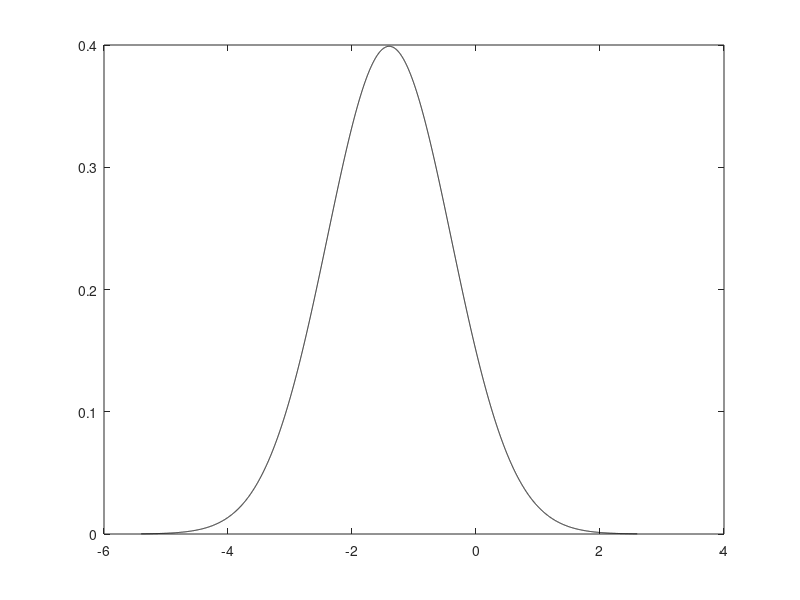

MATLAB code to generate this figure: (Note: this script raises an error after producing the figure.)
% testing parameterisation of logit-normal distribution 

clear all

%n = 1000000;

dx = 0.001;
x_logit_normal = (0:dx:1)';


%% relaxing both the underlying dist. and the logistic mapping: 
mu_1 = -1.4; %approx. 10 wks waning of PF3 (peak i.e., t=0 is -0.8)
sig_1 = 1;

x_normal = ((mu_1 - 4*sig_1):dx:(mu_1 + 4*sig_1))';

general_normal = makedist('Normal', 'mu', mu_1, 'sigma', sig_1); %call this N(mu_1, sig_1)
pdf_normal = pdf(general_normal, x_normal);

figure(2)
plot(x_normal, pdf_normal, 'k-')

L = 1
k =  2.4
x0 = -1
y2_general_logistic = general_logistic(x_normal, L, k, x0);

figure(2)
hold on
plot(x_normal, y2_general_logistic, 'r-')
hold off


sig = k * sig_1;
mu = k * (mu_1 - x0);
pdf_logit_normal = logit_normal_pdf(mu, sig, x_logit_normal);

figure(3)
plot(x_logit_normal, pdf_logit_normal)

function p_LN = logit_normal_pdf(mu, sig, x)

    term_1 = 1./(sig * sqrt(2*pi));

    term_2 = 1./(x.*(1-x));

    logit_x = log(x./(1 - x));

    term_3 = exp(- (logit_x - mu).^2 ./ (2*sig.^2));

    p_LN = term_1 .* term_2 .* term_3;

end

function y = standard_logistic(x)

    y = 1 ./ (1 + exp(-x));

end

function y = general_logistic(x, L, k, x0)

    y = L ./ (1 + exp(-k * (x - x0)));

end